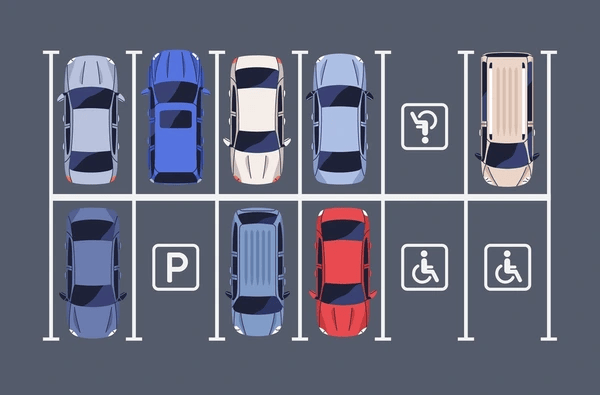
#> input picture tempImages/parking-lot-1.png, 600 x 395 px
$ python parking_classifier.py
#> lines starting #> are read from the running program, lines starting #| are printed output that depends on the picture; after the words box and inside, x2 and y2 are one past the last pixel; in counts of white or black regions, pixels touching at a corner belong together
"""
Classify parking spots in tempImages and build navigation graphs.

Outputs per-lot JSON under data/lots/ and annotated preview images under data/previews/.
"""

from __future__ import annotations

import json
import math
from dataclasses import dataclass, asdict
from pathlib import Path
from typing import Literal

import cv2
import numpy as np

ROOT = Path(__file__).resolve().parent
TEMP_DIR = ROOT / "tempImages"
DATA_DIR = ROOT / "data" / "lots"
PREVIEW_DIR = ROOT / "data" / "previews"

SpotClass = Literal["occupied", "free", "accessible", "lane_vehicle", "unknown"]


@dataclass
class Spot:
    id: str
    row: int
    col: int
    x: float
    y: float
    w: float
    h: float
    status: SpotClass
    confidence: float


@dataclass
class GraphNode:
    id: str
    x: float
    y: float
    kind: Literal["spot", "perimeter", "vehicle", "entrance", "junction"]
    spot_id: str | None = None


def _content_bbox(img: np.ndarray, thresh: int = 175) -> tuple[int, int, int, int]:
    gray = cv2.cvtColor(img, cv2.COLOR_BGR2GRAY)
    _, mask = cv2.threshold(gray, thresh, 255, cv2.THRESH_BINARY)
    coords = np.column_stack(np.where(mask > 0))
    if coords.size == 0:
        h, w = img.shape[:2]
        return 0, 0, w, h
    y1, x1 = coords.min(axis=0)
    y2, x2 = coords.max(axis=0)
    pad = 6
    h, w = img.shape[:2]
    return (
        max(0, int(x1) + pad),
        max(0, int(y1) + pad),
        min(w, int(x2) - pad),
        min(h, int(y2) - pad),
    )


def _center_roi(roi: np.ndarray, margin: float = 0.18) -> np.ndarray:
    h, w = roi.shape[:2]
    dy, dx = int(h * margin), int(w * margin)
    if dy * 2 >= h or dx * 2 >= w:
        return roi
    return roi[dy : h - dy, dx : w - dx]


def _classify_roi(roi: np.ndarray, stylized: bool) -> tuple[SpotClass, float]:
    h, w = roi.shape[:2]
    if h < 8 or w < 8:
        return "unknown", 0.0

    sample = _center_roi(roi, 0.12 if stylized else 0.2)
    sh, sw = sample.shape[:2]
    if sh < 4 or sw < 4:
        sample = roi

    lab = cv2.cvtColor(sample, cv2.COLOR_BGR2LAB).astype(np.float32)
    chroma = np.sqrt((lab[:, :, 1] - 128) ** 2 + (lab[:, :, 2] - 128) ** 2)
    gray = cv2.cvtColor(sample, cv2.COLOR_BGR2GRAY)
    edges = cv2.Canny(gray, 45, 130)

    white = gray > 205
    car_like = chroma > (20 if stylized else 14)
    car_like &= ~white

    area = sh * sw
    car_ratio = float(car_like.sum()) / area
    white_ratio = float(white.sum()) / area
    edge_ratio = float(edges.sum()) / 255.0 / area
    med = float(np.median(gray))
    non_bg_ratio = float((np.abs(gray.astype(np.float32) - med) > 18).sum()) / area
    gray_std = float(gray.std())

    if stylized:
        hsv = cv2.cvtColor(sample, cv2.COLOR_BGR2HSV)
        sat_ratio = float(
            ((hsv[:, :, 1] > 70) & (hsv[:, :, 2] > 70)).sum()
        ) / area

        if sat_ratio > 0.24 or (sat_ratio > 0.19 and white_ratio < 0.09):
            return "occupied", min(0.98, 0.55 + sat_ratio)
        if white_ratio > 0.06 and sat_ratio < 0.22:
            return "accessible", min(0.95, 0.55 + white_ratio * 2)
        if car_ratio > 0.28 or non_bg_ratio > 0.48:
            return "occupied", min(0.98, 0.6 + car_ratio)
        if non_bg_ratio < 0.32:
            return "free", 0.88
        return "free", 0.75

    # Aerial / photo lots: vehicles raise texture (std, edges) in the stall center
    if gray_std > 40 or (gray_std > 28 and edge_ratio > 0.11):
        return "occupied", min(0.97, 0.5 + gray_std / 80)
    if white_ratio > 0.12 and gray_std < 30:
        return "accessible", 0.85
    return "free", min(0.92, 0.55 + (40 - gray_std) / 80)


def _grid_spots(
    img: np.ndarray,
    rows: int,
    cols: int,
    stylized: bool,
    lot_id: str,
    row_ratios: list[float] | None = None,
    row_cols: list[int] | None = None,
    status_overrides: dict[tuple[int, int], SpotClass] | None = None,
) -> list[Spot]:
    x1, y1, x2, y2 = _content_bbox(img)
    inner = img[y1:y2, x1:x2]
    ih, iw = inner.shape[:2]
    if row_ratios and len(row_ratios) == rows:
        cum = [0.0]
        for ratio in row_ratios:
            cum.append(cum[-1] + ratio * ih)
        row_bounds = [int(v) for v in cum]
    else:
        ch = ih / rows
        row_bounds = [int(r * ch) for r in range(rows)] + [ih]

    max_cols = max(row_cols) if row_cols else cols
    cell_w = iw / max_cols
    margin_y = 0.08
    margin_x = 0.02
    spots: list[Spot] = []

    for r in range(rows):
        y0, y1c = row_bounds[r], row_bounds[r + 1]
        ch = y1c - y0
        dy = int(ch * margin_y)
        ncol = row_cols[r] if row_cols and r < len(row_cols) else cols
        col_offset = (max_cols - ncol) / 2.0
        dx = int(cell_w * margin_x)

        for c in range(ncol):
            x0 = int((c + col_offset) * cell_w) + dx
            x1c = int((c + 1 + col_offset) * cell_w) - dx
            y0r, y1cr = y0 + dy, y1c - dy
            roi = inner[y0r:y1cr, x0:x1c]
            status, conf = _classify_roi(roi, stylized)
            if status_overrides and (r, c) in status_overrides:
                status = status_overrides[(r, c)]
                conf = 0.99
            cx = x1 + (c + 0.5 + col_offset) * cell_w
            cy = y1 + (r + 0.5) * ch
            spots.append(
                Spot(
                    id=f"{lot_id}_r{r}_c{c}",
                    row=r,
                    col=c,
                    x=float(cx),
                    y=float(cy),
                    w=float(cell_w - 2 * dx),
                    h=float(ch - 2 * dy),
                    status=status,
                    confidence=conf,
                )
            )
    return spots


# [15 lines left out: function _detect_lane_vehicle, not called in this run]


def _build_graph_2x6(spots: list[Spot], img_w: int, img_h: int, entrance_side: str = "left") -> tuple[list[GraphNode], list[list[str]]]:
    """
    Wireframe graph (refImages/parking_lot_graph.png):
    - Top/bottom perimeter chains; left/right vertical sides.
    - Each spot connects to exactly one perimeter node (same column).
    - No spot-to-spot edges (bipartite: spot <-> perimeter only).
    """
    by_row: dict[int, list[Spot]] = {}
    for s in spots:
        by_row.setdefault(s.row, []).append(s)
    row_keys = sorted(by_row.keys())
    top_row = row_keys[0]
    bot_row = row_keys[-1]

    top_spots = sorted(by_row[top_row], key=lambda s: s.col)
    bot_spots = sorted(by_row[bot_row], key=lambda s: s.col)

    grid_top = min(s.y - s.h / 2 for s in top_spots)
    grid_bot = max(s.y + s.h / 2 for s in bot_spots)
    grid_left = min(s.x - s.w / 2 for s in top_spots)
    grid_right = max(s.x + s.w / 2 for s in top_spots)
    road_gap = max(22.0, top_spots[0].h * 0.22)
    top_y = grid_top - road_gap
    bot_y = grid_bot + road_gap
    x_left = grid_left - road_gap
    x_right = grid_right + road_gap

    nodes: list[GraphNode] = []
    edges: list[tuple[str, str]] = []
    top_ids: list[str] = []
    bot_ids: list[str] = []

    nodes.extend(
        [
            GraphNode(id="perim_tl", x=x_left, y=top_y, kind="perimeter"),
            GraphNode(id="perim_tr", x=x_right, y=top_y, kind="perimeter"),
            GraphNode(id="perim_bl", x=x_left, y=bot_y, kind="perimeter"),
            GraphNode(id="perim_br", x=x_right, y=bot_y, kind="perimeter"),
        ]
    )

    for s in top_spots:
        pid = f"perim_top_{s.col}"
        nodes.append(GraphNode(id=pid, x=s.x, y=top_y, kind="perimeter"))
        top_ids.append(pid)
        edges.append((pid, f"node_{s.id}"))

    for s in bot_spots:
        pid = f"perim_bottom_{s.col}"
        nodes.append(GraphNode(id=pid, x=s.x, y=bot_y, kind="perimeter"))
        bot_ids.append(pid)
        edges.append((pid, f"node_{s.id}"))

    if top_ids:
        edges.append(("perim_tl", top_ids[0]))
        for i in range(len(top_ids) - 1):
            edges.append((top_ids[i], top_ids[i + 1]))
        edges.append((top_ids[-1], "perim_tr"))
    if bot_ids:
        edges.append(("perim_bl", bot_ids[0]))
        for i in range(len(bot_ids) - 1):
            edges.append((bot_ids[i], bot_ids[i + 1]))
        edges.append((bot_ids[-1], "perim_br"))
    edges.append(("perim_tl", "perim_bl"))
    edges.append(("perim_tr", "perim_br"))

    for s in spots:
        nodes.append(
            GraphNode(id=f"node_{s.id}", x=s.x, y=s.y, kind="spot", spot_id=s.id)
        )

    if entrance_side == "left":
        vx = max(14.0, x_left - road_gap * 0.45)
        vy = bot_y
        vehicle_edge = "perim_bl"
    else:
        mid = len(bot_ids) // 2
        vx = bot_spots[mid].x if bot_spots else img_w / 2
        vy = bot_y + road_gap * 0.85
        vehicle_edge = bot_ids[mid] if bot_ids else "perim_bl"

    nodes.append(GraphNode(id="vehicle", x=vx, y=vy, kind="vehicle"))
    edges.append(("vehicle", vehicle_edge))

    edge_list = [[a, b] for a, b in edges] + [[b, a] for a, b in edges]
    return nodes, edge_list


# [73 lines left out: function _build_graph_3x13, not called in this run]


LOT_CONFIGS = {
    "parking-lot-1": {"file": "parking-lot-1.png", "rows": 2, "cols": 6, "stylized": True, "layout": "2x6", "entrance": "left"},
    "parking-lot-2": {
        "file": "parking-lot-2.png",
        "rows": 2,
        "cols": 8,
        "row_cols": [8, 7],
        "row_ratios": [0.44, 0.56],
        "stylized": False,
        "layout": "2x6",
        "entrance": "left",
        "status_overrides": {
            (0, 1): "free",
            (0, 5): "free",
            (1, 0): "occupied",
            (1, 1): "occupied",
            (1, 4): "occupied",
        },
    },
    "parking-lot-3": {
        "file": "parking-lot-3.png",
        "rows": 2,
        "cols": 5,
        "row_ratios": [0.45, 0.55],
        "stylized": True,
        "layout": "2x6",
        "entrance": "left",
        "status_overrides": {
            (0, 2): "occupied",
            (1, 3): "occupied",
        },
    },
}


def analyze_lot(lot_id: str) -> dict:
    cfg = LOT_CONFIGS[lot_id]
    path = TEMP_DIR / cfg["file"]
    img = cv2.imread(str(path))
    if img is None:
        raise FileNotFoundError(path)

    h, w = img.shape[:2]
    spots = _grid_spots(
        img,
        cfg["rows"],
        cfg["cols"],
        cfg["stylized"],
        lot_id,
        row_ratios=cfg.get("row_ratios"),
        row_cols=cfg.get("row_cols"),
        status_overrides=cfg.get("status_overrides"),
    )
    lane_vehicle = None
    if cfg["layout"] == "3x13":
        lane_vehicle = _detect_lane_vehicle(img, cfg["rows"], cfg["cols"])

    if cfg["layout"] == "2x6":
        entrance_side = "left" if cfg.get("entrance") == "left" else "bottom"
        nodes, edges = _build_graph_2x6(spots, w, h, entrance_side=entrance_side)
    else:
        nodes, edges = _build_graph_3x13(spots, w, h, lane_vehicle)

    free_count = sum(1 for s in spots if s.status in ("free", "accessible"))
    occupied_count = sum(1 for s in spots if s.status == "occupied")

    return {
        "id": lot_id,
        "image": f"tempImages/{cfg['file']}",
        "width": w,
        "height": h,
        "layout": cfg["layout"],
        "summary": {
            "total_spots": len(spots),
            "free": free_count,
            "occupied": occupied_count,
        },
        "spots": [asdict(s) for s in spots],
        "nodes": [asdict(n) for n in nodes],
        "edges": edges,
        "lane_vehicle": list(lane_vehicle) if lane_vehicle else None,
        "vehicle_id": "vehicle",
    }


def draw_preview(lot_id: str, data: dict) -> np.ndarray:
    path = ROOT / data["image"]
    img = cv2.imread(str(path))
    overlay = img.copy()

    colors = {
        "occupied": (0, 0, 255),
        "free": (0, 200, 0),
        "unknown": (180, 180, 180),
    }

    for spot in data["spots"]:
        color = (
            colors["occupied"]
            if spot["status"] == "occupied"
            else colors["free"]
        )
        x, y, sw, sh = spot["x"], spot["y"], spot["w"], spot["h"]
        x0, y0 = int(x - sw / 2), int(y - sh / 2)
        x1, y1 = int(x + sw / 2), int(y + sh / 2)
        cv2.rectangle(overlay, (x0, y0), (x1, y1), color, 2)
        label = spot["status"][:3].upper()
        cv2.putText(
            overlay,
            label,
            (x0 + 4, y0 + 18),
            cv2.FONT_HERSHEY_SIMPLEX,
            0.45,
            color,
            1,
            cv2.LINE_AA,
        )

    for node in data["nodes"]:
        nx, ny = int(node["x"]), int(node["y"])
        if node["kind"] in ("vehicle", "entrance"):
            cv2.circle(overlay, (nx, ny), 8, (255, 120, 60), -1)
        elif node["kind"] in ("aisle", "perimeter"):
            cv2.circle(overlay, (nx, ny), 4, (255, 255, 0), -1)
        elif node["kind"] == "junction":
            cv2.circle(overlay, (nx, ny), 8, (0, 165, 255), -1)

    return overlay


def run_all() -> None:
    DATA_DIR.mkdir(parents=True, exist_ok=True)
    PREVIEW_DIR.mkdir(parents=True, exist_ok=True)

    index = {"lots": []}
    for lot_id in LOT_CONFIGS:
        data = analyze_lot(lot_id)
#> in analyze_lot, img is the input picture: shape (395, 600, 3); mean B, G, R 124.5, 106.3, 102.7
#> in _content_bbox, `gray = cv2.cvtColor(img, cv2.COLOR_BGR2GRAY)`:
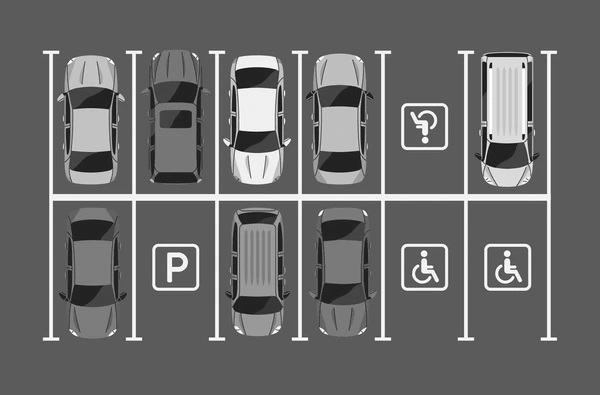
#> gray: shape (395, 600); min 20, max 255, mean 107.5
#> in _content_bbox, `_, mask = cv2.threshold(gray, thresh, 255, cv2.THRESH_BINARY)`:
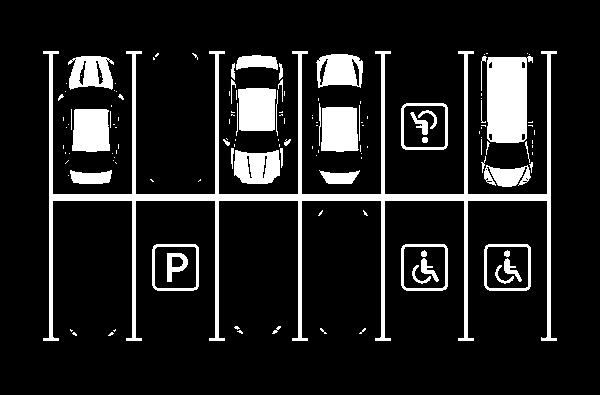
#> mask: shape (395, 600); 12.6% white; 136 white regions (89 under 20 px), largest, box (x1, y1, x2, y2) and area: (43, 51, 557, 341) 11946, (487, 56, 533, 143) 3366, (321, 107, 359, 152) 1567
#> in _content_bbox, `coords = np.column_stack(np.where(mask > 0))`: coords = 29855 pairs, first value 51 to 340, second value 43 to 556
#> in _content_bbox, `y1, x1 = coords.min(axis=0)`: y1 = 51; x1 = 43
#> in _content_bbox, `y2, x2 = coords.max(axis=0)`: y2 = 340; x2 = 556
#> in _grid_spots, `x1, y1, x2, y2 = _content_bbox(img)`: x1 = 49; y1 = 57; x2 = 550; y2 = 334
#> in _grid_spots, `inner = img[y1:y2, x1:x2]`:
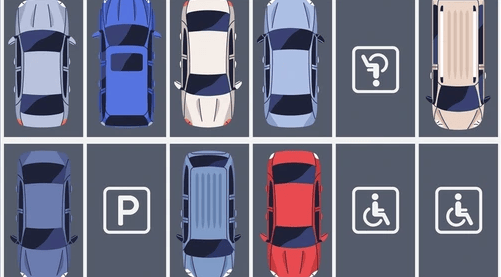
#> inner: shape (277, 501, 3); mean B, G, R 135.6, 115.8, 114.3
#> the loop in _grid_spots, `for r in range(rows):` made 2 passes
#> pass 1, in _classify_roi (call 3), `lab = cv2.cvtColor(sample, cv2.COLOR_BGR2LAB).astype(np.float32)`:
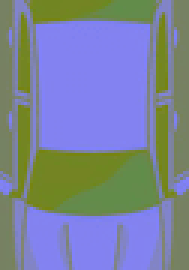
#> lab: shape (90, 63, 3) float32 (shown 3 times larger); mean of channels 0, 1, 2 155.2, 131.4, 122.6; drawn as B, G, R
#> after the loop in _grid_spots, `for r in range(rows):`:
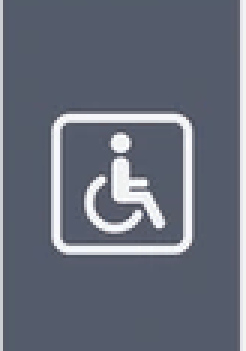
#> roi: shape (117, 82, 3) (shown 3 times larger); mean B, G, R 122.6, 108.8, 102.8
#> after the loop in _grid_spots, `for r in range(rows):`: spots = 12 items
#> the loop in _build_graph_2x6, `for s in spots:` made 12 passes
#> after the loop in _build_graph_2x6, `for s in spots:`: by_row = 2 items
#> in _build_graph_2x6, `row_keys = sorted(by_row.keys())`: row_keys = [0, 1]
#> in _build_graph_2x6, `top_row = row_keys[0]`: top_row = 0
#> in _build_graph_2x6, `bot_row = row_keys[-1]`: bot_row = 1
#> in _build_graph_2x6, `top_spots = sorted(by_row[top_row], key=lambda s: s.col)`: top_spots = 6 items
#> in _build_graph_2x6, `grid_top = min(s.y - s.h / 2 for s in top_spots)`: grid_top = 68
#> in _build_graph_2x6, `grid_bot = max(s.y + s.h / 2 for s in bot_spots)`: grid_bot = 324
#> in _build_graph_2x6, `grid_left = min(s.x - s.w / 2 for s in top_spots)`: grid_left = 50
#> in _build_graph_2x6, `grid_right = max(s.x + s.w / 2 for s in top_spots)`: grid_right = 549
#> in _build_graph_2x6, `road_gap = max(22.0, top_spots[0].h * 0.22)`: road_gap = 25.52
#> in _build_graph_2x6, `top_y = grid_top - road_gap`: top_y = 42.48
#> in _build_graph_2x6, `bot_y = grid_bot + road_gap`: bot_y = 349.5
#> in _build_graph_2x6, `x_left = grid_left - road_gap`: x_left = 24.48
#> in _build_graph_2x6, `x_right = grid_right + road_gap`: x_right = 574.5
#> the loop in _build_graph_2x6, `for s in top_spots:` made 6 passes
#> pid on passes 1 to 6: 'perim_top_0', 'perim_top_1', 'perim_top_2', 'perim_top_3', 'perim_top_4', 'perim_top_5'
#> after the loop in _build_graph_2x6, `for s in top_spots:`: edges = 6 items; nodes = 10 items; top_ids = ['perim_top_0', 'perim_top_1', 'perim_top_2', 'perim_top_3', 'perim_top_4', 'perim_top_5']
#> the loop in _build_graph_2x6, `for s in bot_spots:` made 6 passes
#> after the loop in _build_graph_2x6, `for s in bot_spots:`: bot_ids = ['perim_bottom_0', 'perim_bottom_1', 'perim_bottom_2', 'perim_bottom_3', 'perim_bottom_4', 'perim_bottom_5']; edges = 12 items; nodes = 16 items
#> the loop in _build_graph_2x6, `for i in range(len(top_ids) - 1):` made 5 passes
#> after the loop in _build_graph_2x6, `for i in range(len(top_ids) - 1):`: edges = 18 items
#> the loop in _build_graph_2x6, `for i in range(len(bot_ids) - 1):` made 5 passes
#> after the loop in _build_graph_2x6, `for i in range(len(bot_ids) - 1):`: edges = 25 items
#> after the loop in _build_graph_2x6, `for s in spots:`: nodes = 28 items
#> in _build_graph_2x6, `vx = max(14.0, x_left - road_gap * 0.45)`: vx = 14
#> in _build_graph_2x6, `vy = bot_y`: vy = 349.5
#> in _build_graph_2x6, `edge_list = [[a, b] for a, b in edges] + [[b, a] for a, b in edges]`: edge_list = 58 items
#> in analyze_lot, `nodes, edges = _build_graph_2x6(spots, w, h, entrance_side=entrance_si..`: nodes = 29 items; edges = 58 items
#> in analyze_lot, `free_count = sum(1 for s in spots if s.status in ("free", "accessible"))`: free_count = 6
#> data = 11 items
        out_path = DATA_DIR / f"{lot_id}.json"
        out_path.write_text(json.dumps(data, indent=2), encoding="utf-8")
        preview = draw_preview(lot_id, data)
#> the loop in draw_preview, `for spot in data["spots"]:` made 12 passes
#> (color, x, y, sh, x0, y0, x1, y1) on passes 1 to 8: ((0, 0, 255), 90.75, 126, 116, 50, 68, 131, 184), ((0, 0, 255), 174.2, 126, 116, 133, 68, 215, 184), ((0, 200, 0), 257.8, 126, 116, 217, 68, 298, 184), ((0, 0, 255), 341.2, 126, 116, 300, 68, 382, 184), ((0, 200, 0), 424.8, 126, 116, 384, 68, 465, 184), ((0, 200, 0), 508.2, 126, 116, 467, 68, 549, 184), ((0, 0, 255), 90.75, 265.5, 117, 50, 207, 131, 324), ((0, 200, 0), 174.2, 265.5, 117, 133, 207, 215, 324)
#> after the loop in draw_preview, `for spot in data["spots"]:`:
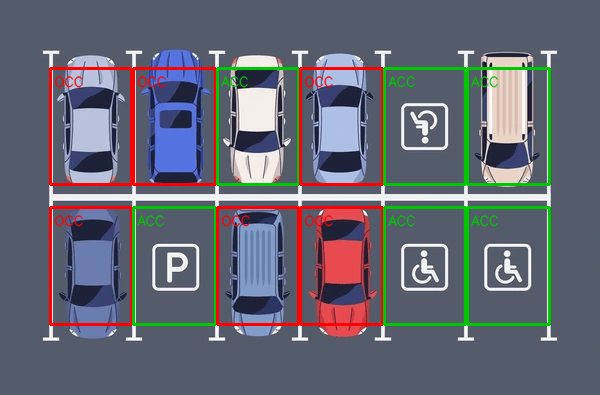
#> overlay: shape (395, 600, 3); 6.51% of pixels changed, all inside (x1, y1, x2, y2) = (49, 67, 551, 326)
#> the loop in draw_preview, `for node in data["nodes"]:` made 29 passes
#> (nx, ny) on passes 1 to 8: (24, 42), (574, 42), (24, 349), (574, 349), (90, 42), (174, 42), (257, 42), (341, 42)
#> after the loop in draw_preview, `for node in data["nodes"]:`:
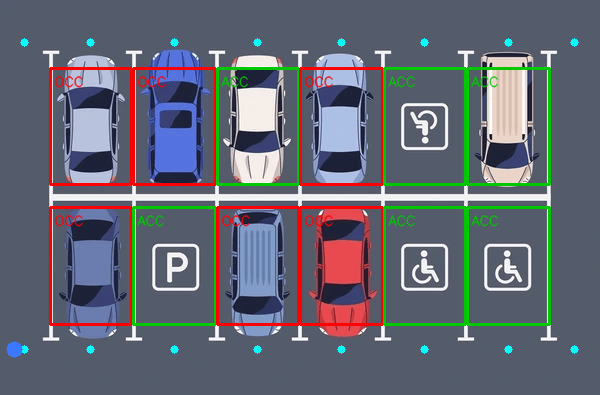
#> overlay: shape (395, 600, 3); 0.41% of pixels changed, all inside (x1, y1, x2, y2) = (6, 38, 579, 358)
        cv2.imwrite(str(PREVIEW_DIR / f"{lot_id}_classified.png"), preview)
        index["lots"].append(
            {
                "id": lot_id,
                "image": data["image"],
                "summary": data["summary"],
                "dataUrl": f"data/lots/{lot_id}.json",
            }
        )
        print(f"{lot_id}: {data['summary']}")
#| parking-lot-1: {'total_spots': 12, 'free': 6, 'occupied': 6}
#> pass 2 of the loop in run_all, `for lot_id in LOT_CONFIGS:`:
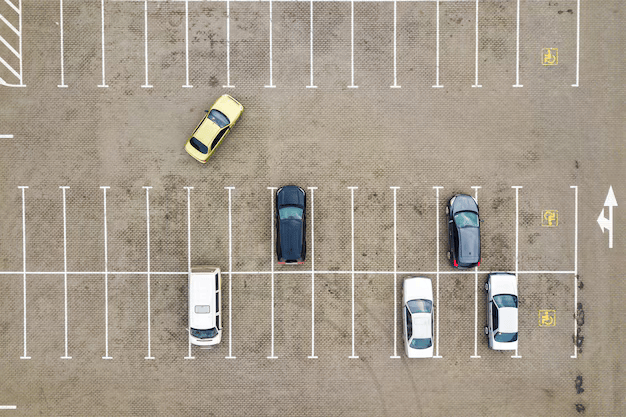
#> input picture tempImages/parking-lot-2.png, 626 x 417 px
#> in analyze_lot, img is the input picture: shape (417, 626, 3); mean B, G, R 141, 155.3, 165.6
#> in _content_bbox (call 2), `_, mask = cv2.threshold(gray, thresh, 255, cv2.THRESH_BINARY)`:
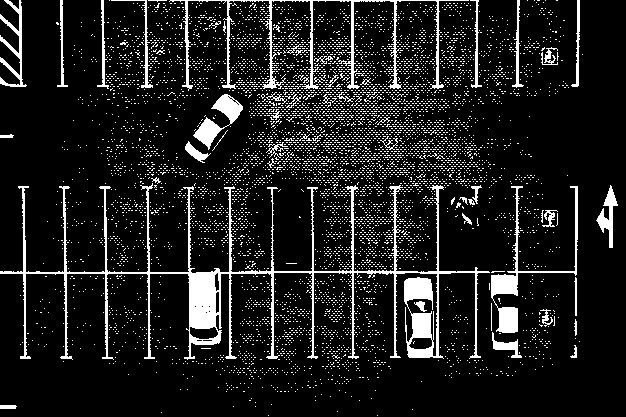
#> mask: shape (417, 626); 11.7% white; 6926 white regions (6878 under 20 px), largest, box (x1, y1, x2, y2) and area: (0, 183, 490, 360) 9453, (169, 0, 469, 91) 2533, (491, 186, 578, 333) 1663
#> coords = 30472 pairs, first value 0 to 415, second value 0 to 617
#> in _content_bbox (call 2), `y1, x1 = coords.min(axis=0)`: y1 = 0
#> in _content_bbox (call 2), `y2, x2 = coords.max(axis=0)`: y2 = 415; x2 = 617
#> inner: shape (403, 605, 3)
#> the loop in _grid_spots (call 2), `for r in range(rows):` made 2 passes
#> in analyze_lot (call 2), `spots = _grid_spots( img, cfg["rows"], cfg["cols"], cfg["stylized"], l..`: spots = 15 items
#> the loop in _build_graph_2x6 (call 2), `for s in spots:` made 15 passes
#> the loop in _build_graph_2x6 (call 2), `for s in top_spots:` made 8 passes
#> the loop in _build_graph_2x6 (call 2), `for s in bot_spots:` made 7 passes
#> the loop in _build_graph_2x6 (call 2), `for i in range(len(top_ids) - 1):` made 7 passes
#> the loop in _build_graph_2x6 (call 2), `for i in range(len(bot_ids) - 1):` made 6 passes
#> in analyze_lot (call 2), `nodes, edges = _build_graph_2x6(spots, w, h, entrance_side=entrance_si..`: nodes = 35 items; edges = 70 items
#> the loop in draw_preview (call 2), `for spot in data["spots"]:` made 15 passes
#> after the loop in draw_preview (call 2), `for spot in data["spots"]:`:
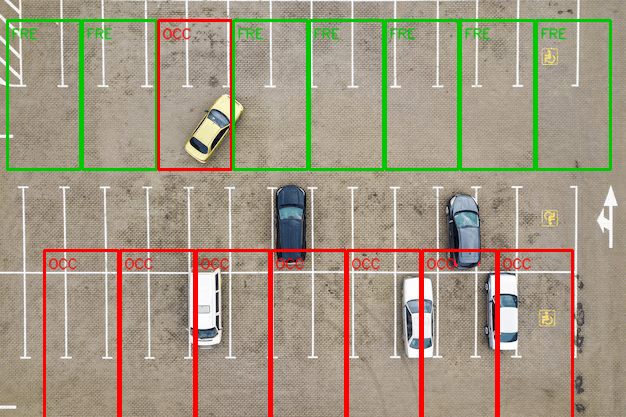
#> overlay: shape (417, 626, 3); 7.78% of pixels changed, all inside (x1, y1, x2, y2) = (6, 19, 612, 417)
#> the loop in draw_preview (call 2), `for node in data["nodes"]:` made 35 passes
#| parking-lot-2: {'total_spots': 15, 'free': 7, 'occupied': 8}

    (DATA_DIR / "index.json").write_text(json.dumps(index, indent=2), encoding="utf-8")
    print(f"Wrote {len(LOT_CONFIGS)} lot files to {DATA_DIR}")


if __name__ == "__main__":
    run_all()
